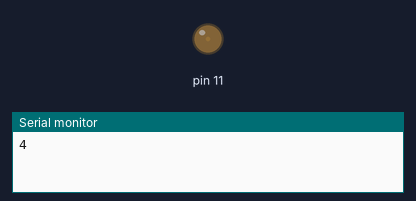
A sketch run on a simulated Arduino Uno, built with avr-gcc and run on an emulated ATmega328P. On the bench: output pins drawn as LEDs (lit = HIGH), the last lines printed to the serial monitor.

Above: at 0.05 s.
At 3.0 s:
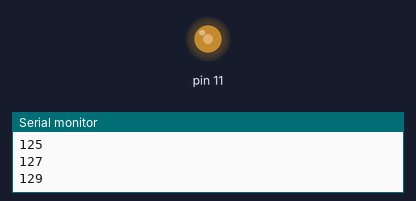
At 5.25 s:
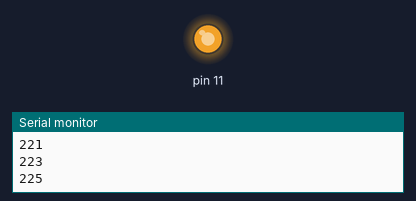
At 10.45 s:
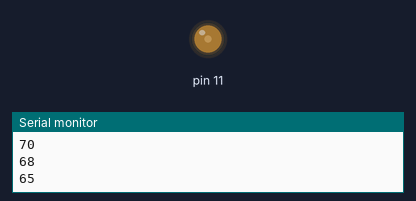
Timing chart, 0 to 15.8 s (numbered marks = the images above):
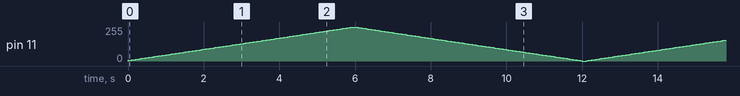

The sketch:

Vibrator.ino
```cpp
void setup() {
  pinMode(11 , OUTPUT);
  Serial.begin(115200);
}

int count = 1;
boolean increasing = true;

void loop () {
  if (count < 120 && increasing) {
    count += 1;
  } else if (count > 0 && !increasing) {
    count -= 1;
  } else if (count == 120 || count == 0) {
    increasing = !increasing;
  }

  int pwm = map(count, 0, 120, 0, 255);
  Serial.println(pwm);
  analogWrite(11, pwm);
//  int val = analogRead(1);
//  Serial.println(val);
  delay(50);
}
```
